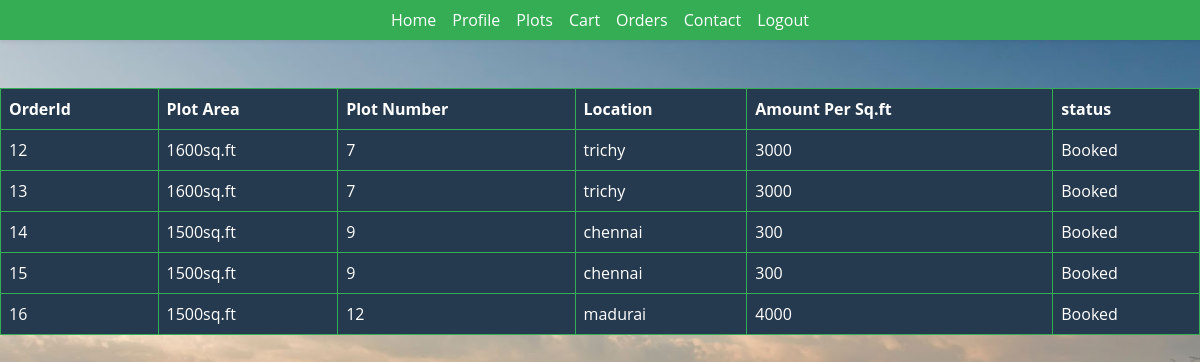
Page /farmerbuddy/Orders.php on the committed database.
### tables this page shows
CREATE TABLE `myorders` (
  `orderid` int(100) NOT NULL,
  `farmerid` int(100) NOT NULL,
  `Area` varchar(50) NOT NULL,
  `plotnumber` int(100) NOT NULL,
  `Location` varchar(50) NOT NULL,
  `Amount` int(5) NOT NULL,
  `status` varchar(20) NOT NULL
);

### farmerbuddy/Orders.php (the view, shortened to what this page needs)
<?php
include './includes/dbconfig.php';
?>
<!DOCTYPE html>
<html lang="en">
<head>
    <link href="css/boostrap.min.css" rel="stylesheet">
  <link rel="stylesheet" href="./css/log.css" />
  <link href="css/design.css" rel="stylesheet">
</head>
<body style="background-image: url('./images/agriland.jpg');">
     <nav class="navbar navbar-expand-lg bg-primary navbar-dark shadow-sm py-3 py-lg-0 px-3 px-lg-5" id="home">
         <div class="collapse navbar-collapse" id="navbarCollapse">
             <div class="navbar-nav mx-auto py-0">
                 <a href="farmer.php" class="nav-item nav-link active">Home</a>
                 <a href="farmerCart.php" class="nav-item nav-link active">Profile</a>
                 <a href="farmerPlot.php" class="nav-item nav-link active">Plots</a>
                 <a href="farmerCart.php" class="nav-item nav-link active">Cart</a>
                 <a href="Orders.php" class="nav-item nav-link active">Orders</a>
                 <a href="contact.php" class="nav-item nav-link active">Contact</a>
                 <a href="login.php" class="nav-item nav-link active">Logout</a>
             </div>
         </div>
     </nav>
    <?php
    $select = mysqli_query($conn, "select * from myorders");
    ?>
    <div class="display-container">
        <div class="display">
            <table class="table table-dark table-hover table-bordered border-primary mt-5" id="product">
                <thead>
                    <tr>
                        <th scope="col">OrderId</th>
                        <th scope="col">Plot Area</th>
                        <th scope="col">Plot Number</th>
                        <th scope="col">Location</th>
                        <th scope="col">Amount Per Sq.ft</th>
                        <th scope="col">status</th>
                    </tr>
                </thead>
                <?php
                if (mysqli_num_rows($select) > 0) {
                    while ($row = mysqli_fetch_assoc($select)) {
                ?>
                        <tr>
                            <td><?php echo $row['orderid']; ?></td>
                            <td><?php echo $row['Area']; ?></td>
                            <td><?php echo $row['plotnumber']; ?></td>
                            <td><?php echo $row['Location']; ?></td>
                            <td><?php echo $row['Amount']; ?></td>
                            <td><?php echo $row['status']; ?></td>
                        </tr>
                    <?php }
                } else { ?>
                    <tr>
                        <td colspan="6">No Products are Ordered</td>
                    </tr>
                <?php } ?>
            </table>
        </div>
    </div>
</body>
</html>

### farmerbuddy/css/log.css (style rules this page uses)
body { background-repeat: no-repeat; background-size: cover; }

### farmerbuddy/css/design.css (style rules this page uses)
:root { --primary: #0d0e0d; --secondary: #FF9933; --light: #F6FFF2; --dark: #263A4F; }

### rows in the picture
myorders: orderid "12", Area "1600sq.ft", plotnumber "7", Location "trichy", Amount "3000", status "Booked"
myorders: orderid "13", Area "1600sq.ft", plotnumber "7", Location "trichy", Amount "3000", status "Booked"
myorders: orderid "14", Area "1500sq.ft", plotnumber "9", Location "chennai", Amount "300", status "Booked"
myorders: orderid "15", Area "1500sq.ft", plotnumber "9", Location "chennai", Amount "300", status "Booked"
myorders: orderid "16", Area "1500sq.ft", plotnumber "12", Location "madurai", Amount "4000", status "Booked"
